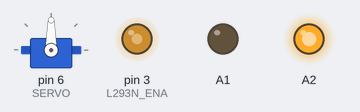
This sketch was run on a simulated Arduino Uno, built with avr-gcc and run on an emulated ATmega328P. Shown: servo, output pins drawn as LEDs (lit = HIGH).

Above: at 0.1 s.
Timing chart, 0 to 1.6 s (numbered marks = the images above):
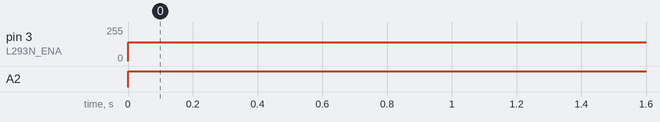

The sketch:

sketch_aug27b.ino
```cpp
#include <SPI.h>
#include <Servo.h>


char buf[100];
volatile byte idx;
volatile boolean process;

#define L293N_ENA 3

const int SERVO=6;
int angle=0;
Servo myservo;
int speed;
int curve;
void setup(void)
{
  Serial.begin(9600);
   pinMode(A1, OUTPUT);
  pinMode(A2, OUTPUT);
  pinMode(L293N_ENA, OUTPUT);
  pinMode(MISO, OUTPUT);

  SPCR |= _BV(SPE);

  idx = 0;
  process = false;
  /* sensor */
  myservo.attach(SERVO);

  // 임시적으로 GO
  speed = 140;
  SPI.attachInterrupt();
}

ISR(SPI_STC_vect)
{
  byte c = SPDR;

  if(idx < sizeof buf)
  {
    buf[idx++] = c;

    if(c == '\0')
      process = true;

  }

}
void car_start(){
 // Serial.println("GO");
  digitalWrite(A1, LOW);
  digitalWrite(A2, HIGH);
  analogWrite(L293N_ENA, speed);
}

void loop(void)
{
   digitalWrite(A1, LOW);
  digitalWrite(A2, HIGH);
  analogWrite(L293N_ENA, speed);
  if(process)
  {
    process = false;
    Serial.println(buf);
    idx = 0;
    //car_start();
    curve = atoi(buf);
    //Serial.print("curve  ");
    //Serial.println(curve);
    myservo.write(curve);
  }
}
```

Measured:
- by itself, pin 3 (L293N_ENA): 0/255 → 140/255 at 0.00 s
- by itself, A2: LOW → HIGH at 0.00 s
